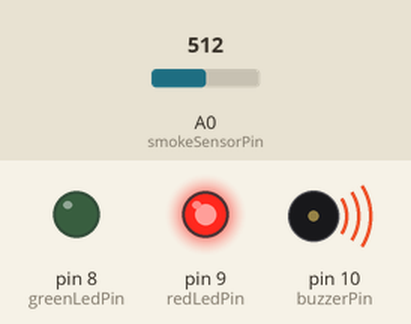
Recording of a sketch running on a simulated Arduino Uno, built with avr-gcc and run on an emulated ATmega328P. Shown: output pins drawn as LEDs (lit = HIGH), buzzer (waves = sounding). The test bench sets the inputs (shaded band); at power-on: A0 (smokeSensorPin) = 512. The modem accepts every AT command (registered, SIM ready, sends succeed) and sends nothing else; what the sketch prints to the serial monitor is not drawn.

Above: at 9.2 s.
9.3 s: A0 (smokeSensorPin) set to 413
10.8 s: A0 (smokeSensorPin) set to 389
At 11.5 s:
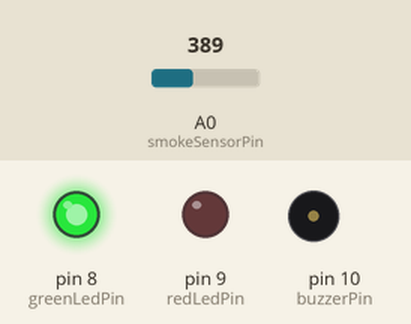
12.3 s: A0 (smokeSensorPin) set to 410
At 12.6 s:
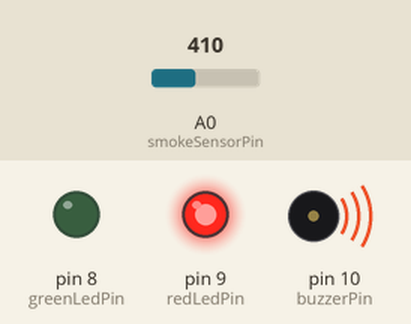
13.8 s: A0 (smokeSensorPin) set to 390
At 15.0 s:
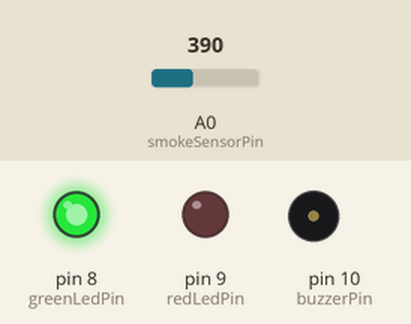
Timing chart, 0 to 16.3 s (numbered marks = the images above; inputs shaded):
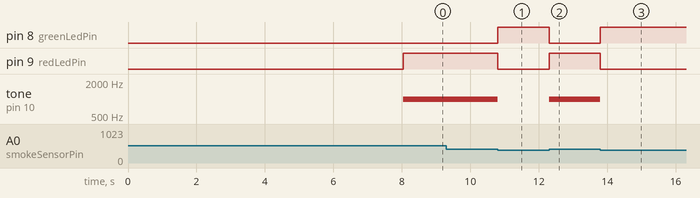

The sketch:

IoTGasSensor.ino
```cpp
#include <SoftwareSerial.h>
#define rxPin 2
#define txPin 3
#define redLedPin 9
#define greenLedPin 8
#define buzzerPin 10
#define smokeSensorPin A0
#define smokeLevel 400
#define DEBUG true

String ssid = "";
String apPassword = "";
String apikeyWrite = "";

SoftwareSerial wifiModule(rxPin,txPin); // Connect TX pin of esp to the pin 2 of Arduino and RX pin of esp to the pin 3 of Arduino


unsigned long startMillis;  //some global variables available anywhere in the program
unsigned long currentMillis;
const unsigned long interval = 26000;

String host = "api.thingspeak.com"; // cloud API host name
String port = "80";


void setup()

{

  Serial.begin(9600);
  while (!Serial) {
        ; // wait for serial port to connect. Needed for native USB port only
    }

  wifiModule.begin(9600); // Set the baudrate according to your esp8266

  pinMode(redLedPin, OUTPUT);

  pinMode(greenLedPin, OUTPUT);

  pinMode(buzzerPin, OUTPUT);

  pinMode(smokeSensorPin, INPUT);

  esp8266Command("AT+RST\r\n",2000,DEBUG); // reset module

  esp8266Command("AT+CWMODE=1\r\n",1000,DEBUG); // configure as station

  esp8266Command("AT+CWJAP=\""+ssid+"\",\""+apPassword+"\"\r\n",1000,DEBUG);

  delay(4000);

  startMillis = millis();

}


void loop()

{

  int smokeSensor = analogRead(smokeSensorPin);

    if (smokeSensor > smokeLevel)

  {

    Serial.println("Smoke level above the threshold! "+smokeSensor);

    digitalWrite(redLedPin, HIGH);

    digitalWrite(greenLedPin, LOW);

    tone(buzzerPin, 1000, 200);

  }

  else

  {

    digitalWrite(redLedPin, LOW);

    digitalWrite(greenLedPin, HIGH);

    noTone(buzzerPin);

  }

currentMillis = millis();

if (currentMillis - startMillis >= interval)  //test whether the period has elapsed
  {
  String url = "GET /update?api_key="+ apikeyWrite+"&field1="+String(smokeSensor);

  Serial.print("requesting URL: ");
  Serial.println(url);

  String requestLen = String(url.length() + 4);

  Serial.println("Open TCP connection");

  esp8266Command("AT+CIPMUX=1\r\n",10000,DEBUG); // configure for multiple connections

  esp8266Command("AT+CIPSTART=0,\"TCP\",\"" + host +"\"," + port+"\r\n", 20000, DEBUG);

  esp8266Command("AT+CIPSEND=0,"+requestLen+"\r\n",10000,DEBUG);

  wifiModule.println(url);

  esp8266Command("AT+CIPCLOSE=0\r\n",5000,DEBUG);
  startMillis = currentMillis;
  }

}

String esp8266Command(String command, const int timeout, boolean debug)

{

    String response = "";

    wifiModule.print(command);

    long int time = millis();

    while( (time+timeout) > millis())

    {

      while(wifiModule.available())

      {


        char c = wifiModule.read();

        response+=c;

      }

    }


    if(debug)

    {

      Serial.print(response);

    }

    return response;

}
```

Measured:
- the behaviour switches between 401 and 400 on A0 (smokeSensorPin) (found by bisection; images 0 and 1)
- after the input at 9.3 s, every drawn part: stays the same
- after the input at 10.8 s, pin 8 (greenLedPin): LOW → HIGH at once; pin 9 (redLedPin): HIGH → LOW at once; tone on pin 10 (buzzerPin): 1000 Hz → silent at once
- after the input at 12.3 s, pin 8 (greenLedPin): HIGH → LOW at once; pin 9 (redLedPin): LOW → HIGH at once; tone on pin 10 (buzzerPin): silent → 1000 Hz at once
- after the input at 13.8 s, pin 8 (greenLedPin): LOW → HIGH at once; pin 9 (redLedPin): HIGH → LOW at once; tone on pin 10 (buzzerPin): 1000 Hz → silent at once
